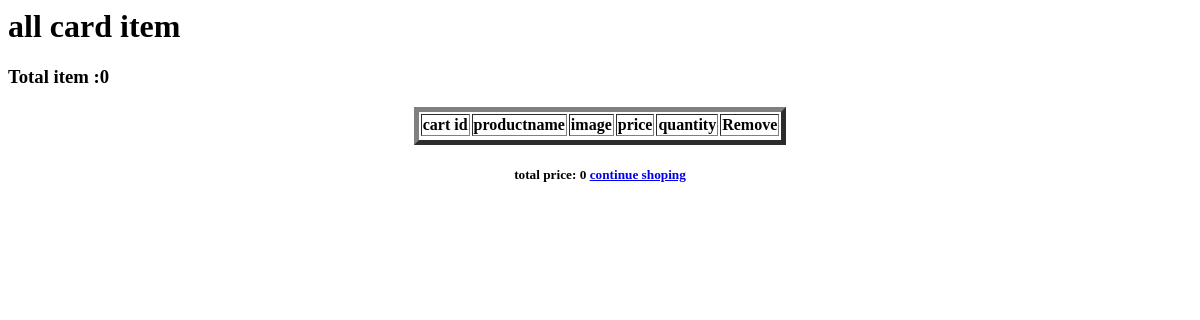
/show_cart_item (signed in), run on an earlier commit of the app's database.
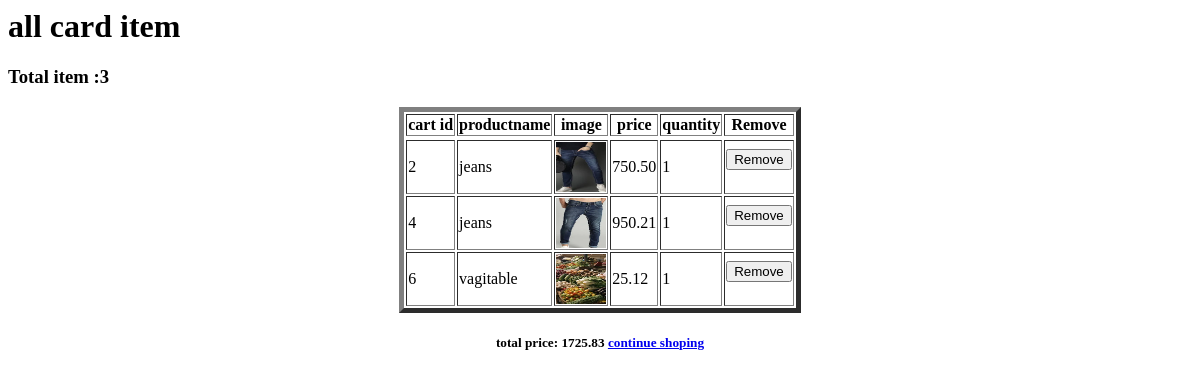
And on a later commit of the database.
### e_app/models.py (models this page shows, shortened)
class cartitem(models.Model):
    user = models.ForeignKey(User,
                             on_delete=models.CASCADE)
    ordered = models.BooleanField(default=False)
    product = models.ForeignKey(Product, on_delete=models.CASCADE)
    quantity = models.IntegerField(default=1)

class Product(models.Model):
    productname = models.CharField(max_length=200)
    price = models.DecimalField(max_digits=5, decimal_places=2)
    description = models.TextField()
    image=models.ImageField(upload_to='images')
    category=models.CharField( max_length=20,choices=choices)

### e_app/decorators.py (the view)
    def check(request):
        if request.user.is_authenticated:
            return myfuction(request)
        else:
            return redirect('loginuser')

### e_app/views.py (called while the page is built)
@login_required_d
def show_cart_item(request):
    items=cartitem.objects.filter(user=request.user)
    total=0
    for item in items:
        a=item.product.price
        total +=a
    return render(request, 'cart_item.html',{'items':items,'total':total})

### e_app/templates/cart_item.html (shortened to what this page needs)
<h1>all card item</h1>
<h3>Total item :{{items.count}}</h3>
<table border="05" align="center">
    <tr >
        <thead>
            <th>cart id</th>
            <th>productname</th>
            <th>image</th>
            <th>price</th>
            <th>quantity</th>
            <th>Remove</th>
        </thead>
    </tr>
    {%for item in items%}
    <tr>
        <td>{{item.id}}</td>
        <td>{{item.product.productname}} </td>
        <td> <img src="{{ item.product.image.url }}" height="50px" width="50"></td>
        <td>{{item.product.price}} </td>
        <td>{{item.quantity}} </td>
        <td><form method="POST" action="/delete_cart_item">
          <input type="submit" class="btn btn-primary" value="Remove" >
        </form>
    </tr> {%endfor%}
</table>
<h5 align="center">total price: {{total}}  <a href="/" >continue shoping</a> </h5>

What changed in the data, as far as the page shows it:
added cartitem: id "2", product.productname "jeans", product.image (picture), product.price "750.50", quantity "1"
added cartitem: id "4", product.productname "jeans", product.image (picture), product.price "950.21", quantity "1"
added cartitem: id "6", product.productname "vagitable", product.image (picture), product.price "25.12", quantity "1"
Also different on the page:
{{ items.count }}: "0" → "3"
{{ total }}: "0" → "1725.83"
